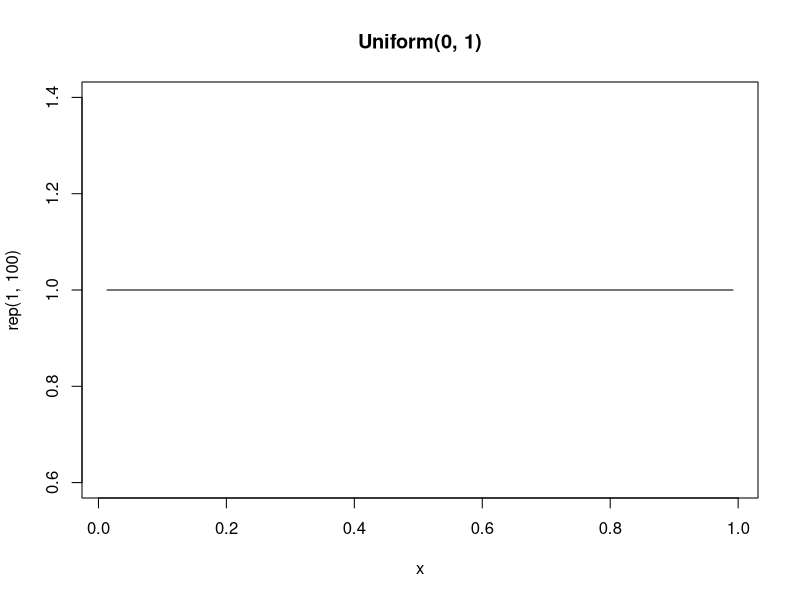
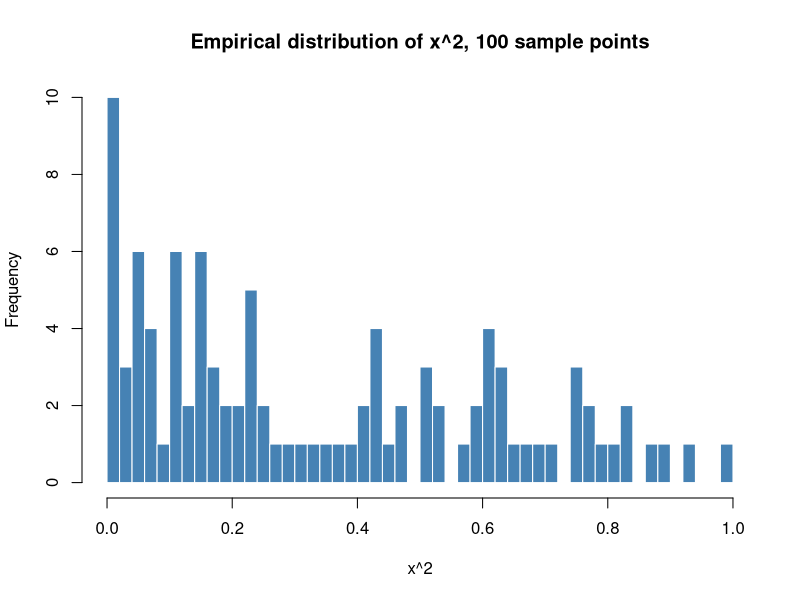
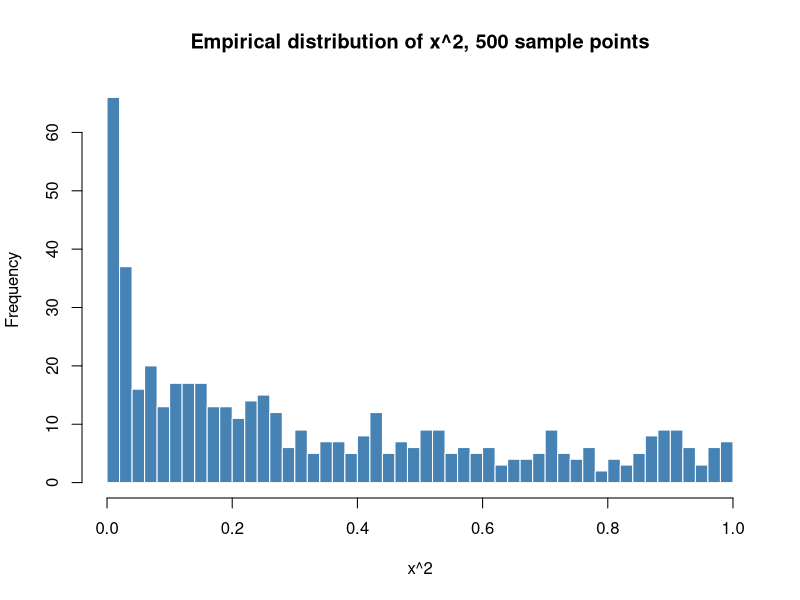
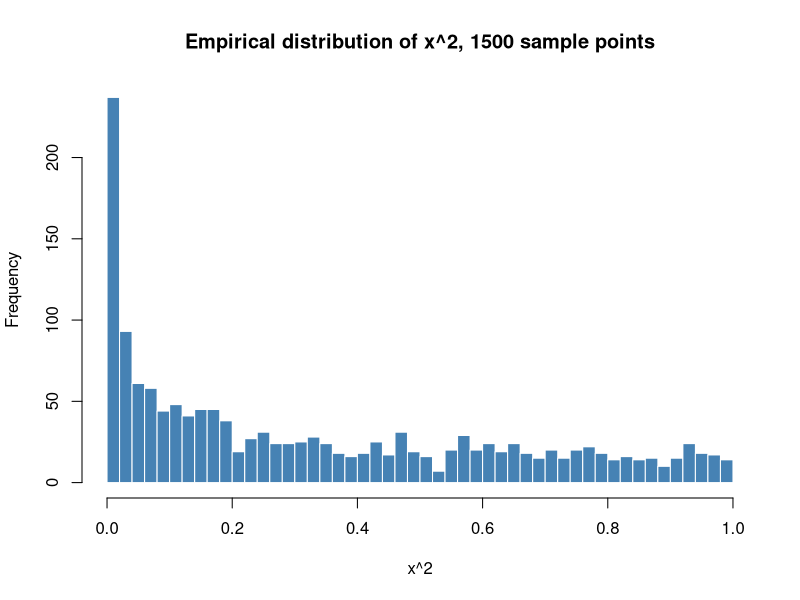

Write the R code that produced these figures, in order.
## ---- chunk 1
knitr::opts_chunk$set(echo = TRUE)
## ---- chunk 2
library(ggplot2)
## ---- chunk 3
set.seed(1)
x = runif(100)
plot(x=x, y=rep(1, 100), type = 'l', main = 'Uniform(0, 1)')
hist(x^2, col = 'steelblue', border = 'white', xlab='x^2', main = 'Empirical distribution of x^2, 100 sample points', breaks = 50)
mean_100 = mean(x^2)
hist(runif(500)^2, col = 'steelblue', xlab='x^2', border = 'white', main = 'Empirical distribution of x^2, 500 sample points', breaks = 50)
mean_500 = mean(runif(500)^2)
hist(runif(1500)^2, col = 'steelblue', xlab='x^2', border = 'white', main = 'Empirical distribution of x^2, 1500 sample points', breaks = 50)
mean_1500 = mean(runif(1500)^2)
## ---- chunk 4
print(paste0("Mean with 100 samples ", mean(runif(100)^2)))
print(paste0("Mean with 500 samples ", mean(runif(500)^2)))
print(paste0("Mean with 1500 samples ", mean(runif(1500)^2)))
